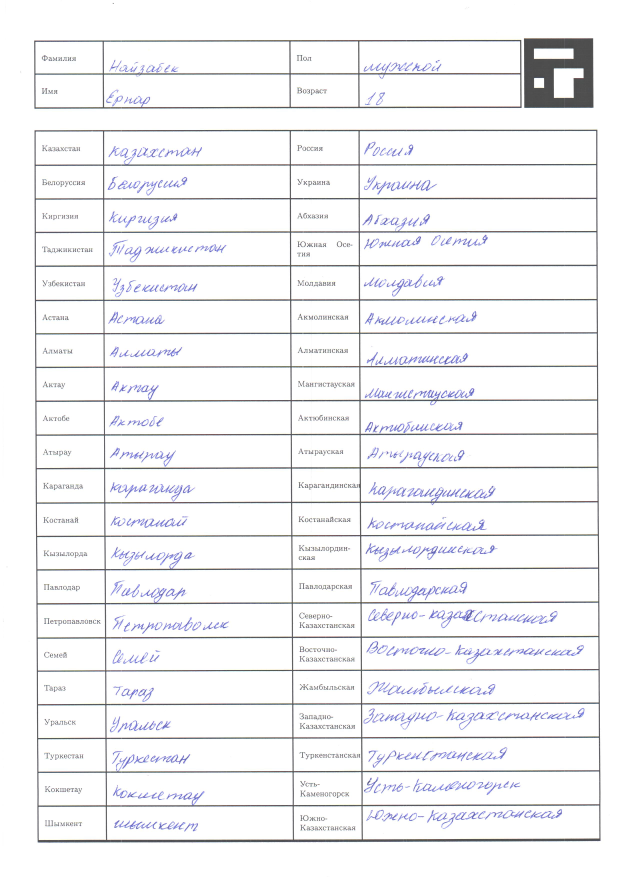
#> input picture src/data_collection/form_segmentation/imgs/20190124 001.jpg, 2480 x 3507 px (shown at 1/4 size); its folder holds only this picture in this run
$ python main.py   (older library calls are emulated)
#> lines starting #> are read from the running program, lines starting #| are printed output that depends on the picture; after the words box and inside, x2 and y2 are one past the last pixel; in counts of white or black regions, pixels touching at a corner belong together
#> further down, img is the input picture: shape (3507, 2480, 3); mean B, G, R 244.5, 242.7, 242.6
### src/data_collection/form_segmentation/image_processing.py
import cv2,os
import numpy as np
from matplotlib import pyplot as plt

# [27 lines left out: functions resize_image, show_scaled_img, not called in this run]

def blue_detection(img):
	"""
	Input:
	  img - raw color image
	Output:
	  mask - array of indeces of blue pixels
	"""
	# Convert BGR to HSV
	hsv = cv2.cvtColor(img, cv2.COLOR_BGR2HSV)
#> hsv: shape (3507, 2480, 3); mean H, S, V 24.3, 5.4, 245.5

	# define range of blue color in HSV
	lower_blue = np.array([90,30,50])
	upper_blue = np.array([135,255,255])

	mask = cv2.inRange(hsv, lower_blue, upper_blue)
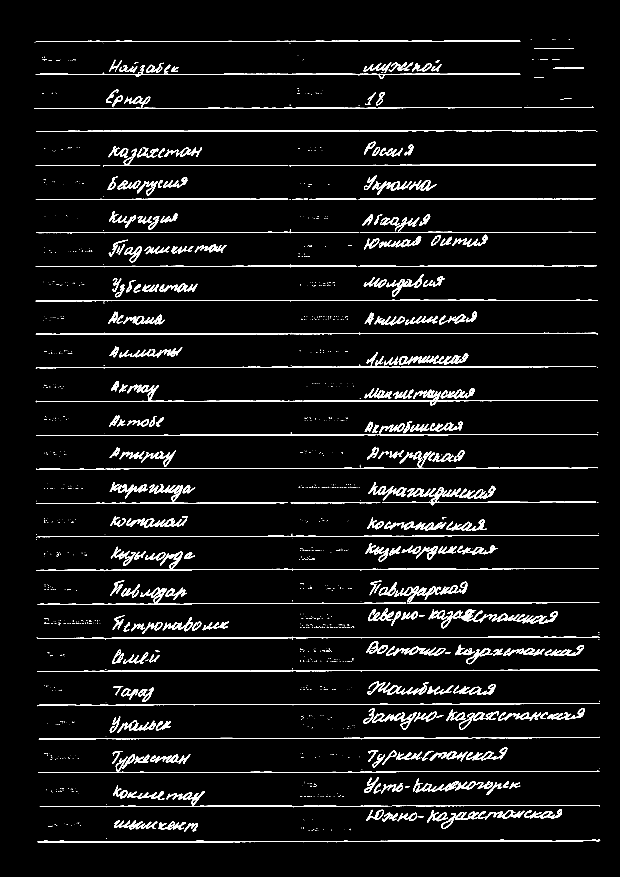
#> mask: shape (3507, 2480) (shown at 1/4 size); 4.4% white; 1547 white regions (1210 under 20 px), largest, box (x1, y1, x2, y2) and area: (151, 3359, 2401, 3371) 8354, (143, 1465, 2385, 1475) 6323, (148, 2545, 2398, 2557) 6139

	return mask

def threshold_img(img):
	"""
	This function prepares the image for table_detection process

	Input:
	  img - raw color image
	Output:
	  processed binary image
	"""
	# remove additive noise
	blur = cv2.medianBlur(img,3)
	blur = cv2.GaussianBlur(blur,(3,3),5.0)

	# remove blue stamps
	mask = blue_detection(img)
	invMask = cv2.bitwise_not(mask)
	no_blue = blur.copy()
	no_blue[invMask==0] = (255,255,255)

	gray = cv2.cvtColor(no_blue,cv2.COLOR_BGR2GRAY)
	thresh = cv2.adaptiveThreshold(gray,255,cv2.ADAPTIVE_THRESH_MEAN_C,cv2.THRESH_BINARY_INV,7,3)
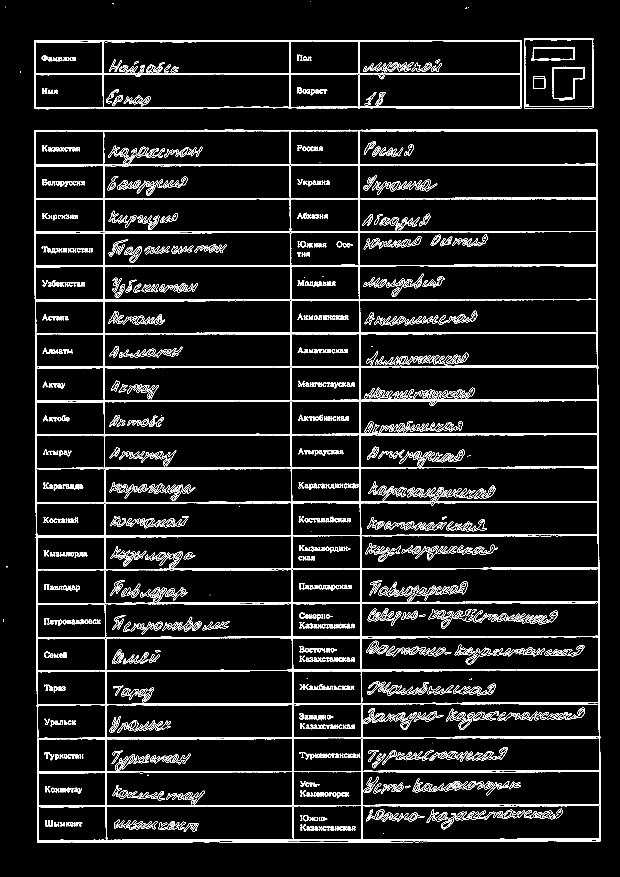
#> thresh: shape (3507, 2480) (shown at 1/4 size); 5.6% white; 2845 white regions (1425 under 20 px), largest, box (x1, y1, x2, y2) and area: (138, 518, 2403, 3372) 245281, (136, 160, 2087, 436) 27638, (2096, 153, 2375, 433) 4811
	closing = cv2.morphologyEx(thresh, cv2.MORPH_CLOSE, cv2.getStructuringElement(cv2.MORPH_CROSS,(3,1)))
#> closing: shape (3507, 2480); 5.7% white; 1797 white regions (737 under 20 px)

	# Save & display the intermediate results
	show_imgs = False
	if show_imgs:
		show_scaled_img('1: Original', img)
		show_scaled_img('2: Smoothed', blur)
		show_scaled_img('3: Blue mask', mask)
		show_scaled_img('4: No blue', no_blue)
		show_scaled_img('5: Black & White',thresh)
		show_scaled_img('6: Closing',closing)

	return closing

# [23 lines left out: function reinforce_empty_regions, not called in this run]


def pprocess_img(img):
	gray = cv2.cvtColor(img,cv2.COLOR_BGR2GRAY)

	_,thresh=cv2.threshold(gray,250,255,cv2.THRESH_BINARY)
	smoothImage = cv2.medianBlur(thresh,5)

	edges = cv2.Canny(smoothImage,50,150,apertureSize = 3)

	kernel = np.ones((9,9),np.uint8)
	dilation = cv2.dilate(edges,kernel,iterations = 1)


	height, width = dilation.shape
	# erase artefacts on edges of the page
	# TEMP: hard coding offset from the edges (it may cause problems for heavily rotated images)
	cv2.rectangle(dilation,(0,0), (50,height), 0, cv2.FILLED)
	cv2.rectangle(dilation,(width-50,0), (width,height), 0, cv2.FILLED)

	return dilation

def append_line_to_list(coordinates, candidate_coordinate, thresh=10):
	'''
	The candidate line is added to the list of coordinates only if its distance to other lines greater than thresh
	'''
	appendToList = True
	for i in range(len(coordinates)):
		if np.abs(coordinates[i]-candidate_coordinate)<thresh:
			appendToList=False
			break
	return appendToList

verLineDistThresh = 30	#in pixels
horLineDistThresh = 220 #in pixels

def filter_form_lines(img, thresh=1000):
	lines = cv2.HoughLines(img,1,np.pi/180,thresh)
	height, width = img.shape
	y = []
	x = []
	for i in range(lines.shape[0]):
		for rho,theta in lines[i]:
			a = np.cos(theta)
			b = np.sin(theta)
			x0 = a*rho
			y0 = b*rho
			x1 = int(x0 + width*(-b))
			y1 = int(y0 + height*(a))
			x2 = int(x0 - width*(-b))
			y2 = int(y0 - height*(a))
			# theta is in radians
			if (np.abs(theta-0.5*np.pi)<0.01 or np.abs(theta)<0.01):
				# vertical lines theta=1; horizontal lines theta=0
				if int(theta)==1 and y1>0:
					appendY = append_line_to_list(y,y1,verLineDistThresh)
					if (appendY):
						y.append(y1)
				elif int(theta)==0 and x1>0:
					appendX = append_line_to_list(x,x1,horLineDistThresh)
					if (appendX):
						x.append(x1)
	return np.sort(x), np.sort(y)

def segment_img(img,x,y,fname,crop_pxls=[15,15,15,15]):
	'''
	Image is segmented by straight lines crossing the entire image.
	These lines are either vertical or horizontal. Therefore, each line is represented by a single coordinate x or y.
	A lot of hard coding is going here! It is a good idea to change unnamed constants to named ones.
	'''
	_, width,_ = img.shape
	for i in range(len(y)-1):
		cv2.imwrite(os.path.join("res/",str(i)+"_"+fname),img[y[i]+crop_pxls[0]:y[i+1]-crop_pxls[1],x[0]+crop_pxls[2]:x[1]-crop_pxls[3]])
		cv2.imwrite(os.path.join("res/",str(i+21)+"_"+fname),img[y[i]+crop_pxls[0]:y[i+1]-crop_pxls[1],x[2]+crop_pxls[2]:width-crop_pxls[3]])

### src/data_collection/form_segmentation/table_processing.py
import cv2
import numpy as np

import image_processing as img_proc

# [16 lines left out: function draw_contours, not called in this run]

def warp_img_backward(raw_img, rect):
	"""
	This function estimates the warp of raw_img based on the rect and
	warps is backward

	Input:
	  raw_img - raw color image
	  rect - minAreaRect of the target object
	    (i.e. centroid, width, height, angle of rotation)
	Output:
	  warped backward image
	"""
	angle = rect[2]
	if abs(angle)<45:
		center, width, height = rect[0], rect[1][0],rect[1][1]
	else:
		center, height, width = rect[0],rect[1][0],rect[1][1]
		angle = 90.0+angle

	x1,x2 = abs(int(center[0]-width*0.5)), abs(int(center[0]+width*0.5))
	y1,y2 = abs(int(center[1]-height*0.5)),abs(int(center[1]+height*0.5))
	M = cv2.getRotationMatrix2D(center,angle,scale=1)
	dst = cv2.warpAffine(raw_img,M,(raw_img.shape[1], raw_img.shape[0]))

	return dst[y1:y2, x1:x2]

# [137 lines left out: functions get_cells, get_cell, clean_cell, align_coords, smooth_coords, recover_tbl_struct, not called in this run]

def retrieve_tables(raw_img, tbl_min_cnt_area):
	"""
	Retrieve Regions Of Interest (ROIs)

	Input:
	  raw_img - raw color image
	  tbl_min_cnt_area - a threshold,
	    i.e. contours with area less than thr are discarded
	Output:
	  list of table regions cut from the input image
	"""
	img = img_proc.threshold_img(raw_img)
	# Find all parent contours (level zero contours)
	_,contours,_ = cv2.findContours(img,cv2.RETR_EXTERNAL,cv2.CHAIN_APPROX_SIMPLE)
#> contours = 52 contours, 44 with area under 20; largest, box (x1, y1, x2, y2) and area: (138, 518, 2403, 3372) 6399912, (136, 160, 2087, 436) 524703, (2096, 153, 2375, 433) 76670, (877, 3367, 1680, 3371) 506, (292, 3369, 771, 3372) 292, (1706, 3365, 2192, 3368) 177, (384, 434, 813, 436) 24, (1584, 432, 1810, 434) 23
	feasible_cnts = []
	for cnt in contours:
		area = cv2.contourArea(cnt)
		if (area>tbl_min_cnt_area):
			print("Contour area %f"%(area))
			rect = cv2.minAreaRect(cnt)
			feasible_cnts.append(rect)
#> this loop made 52 passes
#> (area, rect) on pass 14: (6399911.5, ((1269.1, 1943), (2253.9, 2854.3), -0.239))
#> (printed output is left out)
#> after the loop, feasible_cnts = [((1269.1, 1943), (2253.9, 2854.3), -0.239)]
	tables = []
	for rect in feasible_cnts:
		tbl = warp_img_backward(raw_img, rect)
		tables.append(tbl)
#> this loop made 1 pass
#> (rect, angle in warp_img_backward, width in warp_img_backward, height in warp_img_backward, x1 in warp_img_backward, x2 in warp_img_backward, y1 in warp_img_backward, y2 in warp_img_backward) on pass 1: (((1269.1, 1943), (2253.9, 2854.3), -0.239), -0.239, 2253.9, 2854.3, 142, 2396, 515, 3370)
#> pass 1, in retrieve_tables, `tbl = warp_img_backward(raw_img, rect)`:
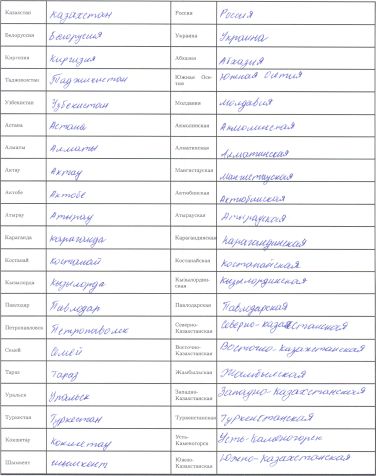
#> tbl: shape (2855, 2254, 3) (shown at 1/6 size); mean B, G, R 243.5, 241.2, 241.1
#> after the loop, tables = 1 item

	return tables

# [10 lines that do not run on import are left out]
		#txt = getCellContent(img,'6')
		#print (fn.split('.')[0].split('_')[-1], txt)

### src/data_collection/form_segmentation/misc.py
import os
import numpy as np

def get_file_names(path):
	"""
	Input: path to the directory
	Output: list of files
	"""
	fnames = []
	if os.path.exists(path):
		fnames = os.listdir(path)
	else:
		print ('Directory does not exist: ', path)
	fnames.sort()
	return fnames


IMAGE_DIR = './imgs/'
files = get_file_names(IMAGE_DIR)
print(files)

### src/data_collection/form_segmentation/main.py
# -*- coding: utf-8 -*-
import os
import cv2

import image_processing as img_proc
import table_processing as tbl_proc
import misc

# parameter initialization
IMAGE_DIR = './imgs/'
RESULT_DIR = './res/'

if not os.path.exists(RESULT_DIR):
    os.makedirs(RESULT_DIR)

img_names = misc.get_file_names(IMAGE_DIR)

######################## TABLE_PROC_FREE_PARAMETERS #######################
TABLE_MIN_CONTOUR_AREA = 600000
ROW_MIN_CELL_NUM = 3
############################ END_FREE_PARAMETERS ##########################

for filename in os.listdir(IMAGE_DIR):
	if filename.endswith(".png") or filename.endswith(".jpg"):
		img_name = os.path.join(IMAGE_DIR, filename)
	else:
		continue
	print ('\n%s'%(img_name))

	# load an input image
	img = cv2.imread(img_name)
	#img = img_proc.reinforce_empty_regions(img,quantile=0.08)

	# retrieve tables
	ROIs = tbl_proc.retrieve_tables(img,TABLE_MIN_CONTOUR_AREA)
#> ROIs = 1 item
	print("Number of tables: %d" %(len(ROIs)))
#| Number of tables: 1

	# loop over all tables
	for k,roi in enumerate(ROIs):
		print ('\tROI_'+str(k)+': '+str(roi.shape))
		ppImg = img_proc.pprocess_img(roi)
		# get the list of horizontal and vertical lines
		x,y = img_proc.filter_form_lines(ppImg,1800)

		if (x.shape[0]==3 and y.shape[0]==22):
			img_proc.segment_img(roi,x,y,img_name.split('/')[2])
		print (x.shape, y.shape)
		height, width = ppImg.shape
		for i in range(len(y)):
			cv2.line(roi,(0,y[i]),(width,y[i]),(255,0,255),2)
		for i in range(len(x)):
			cv2.line(roi,(x[i],0),(x[i],height),(255,0,255),2)
		cv2.imwrite(os.path.join(RESULT_DIR,img_name.split('/')[2].split('.')[0]+ '_houghlines.png'),roi)
#> this loop made 1 pass
#> (height, width, x) on pass 1: (2855, 2254, [270, 1018, 1304])
#> (printed output is left out)
#> pass 1, in pprocess_img, `smoothImage = cv2.medianBlur(thresh,5)`:
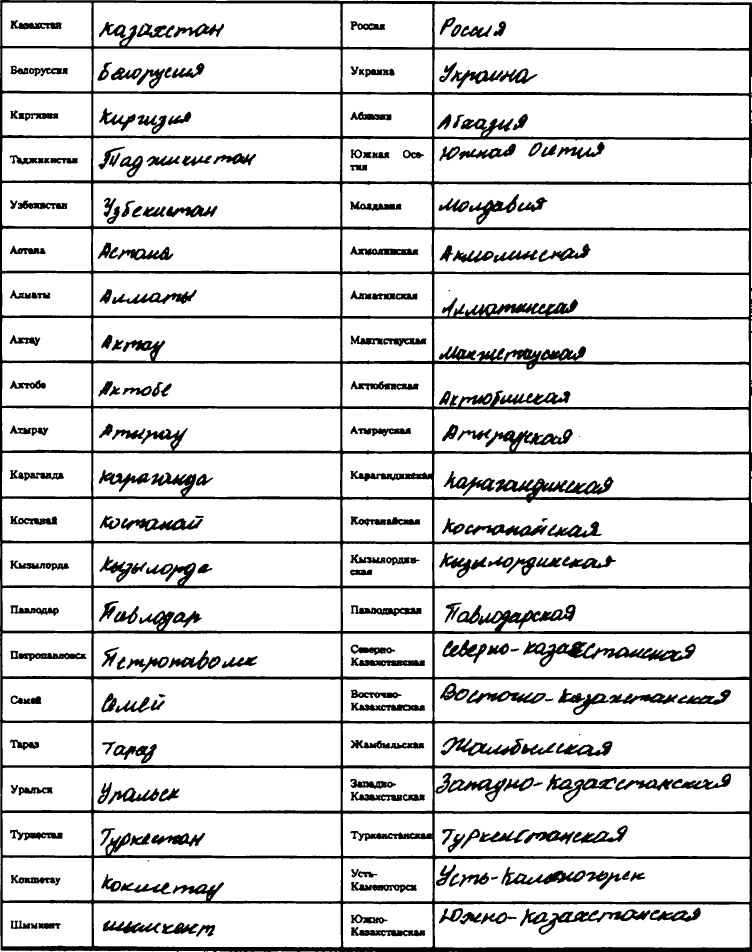
#> smoothImage: shape (2855, 2254) (shown at 1/3 size); 85.4% white; 231 black regions (7 under 20 px), largest, box (x1, y1, x2, y2) and area: (0, 0, 2254, 2855) 556179, (1569, 1924, 2087, 2001) 12028, (1616, 2728, 1951, 2804) 6138
#> pass 1, in pprocess_img, `edges = cv2.Canny(smoothImage,50,150,apertureSize = 3)`:
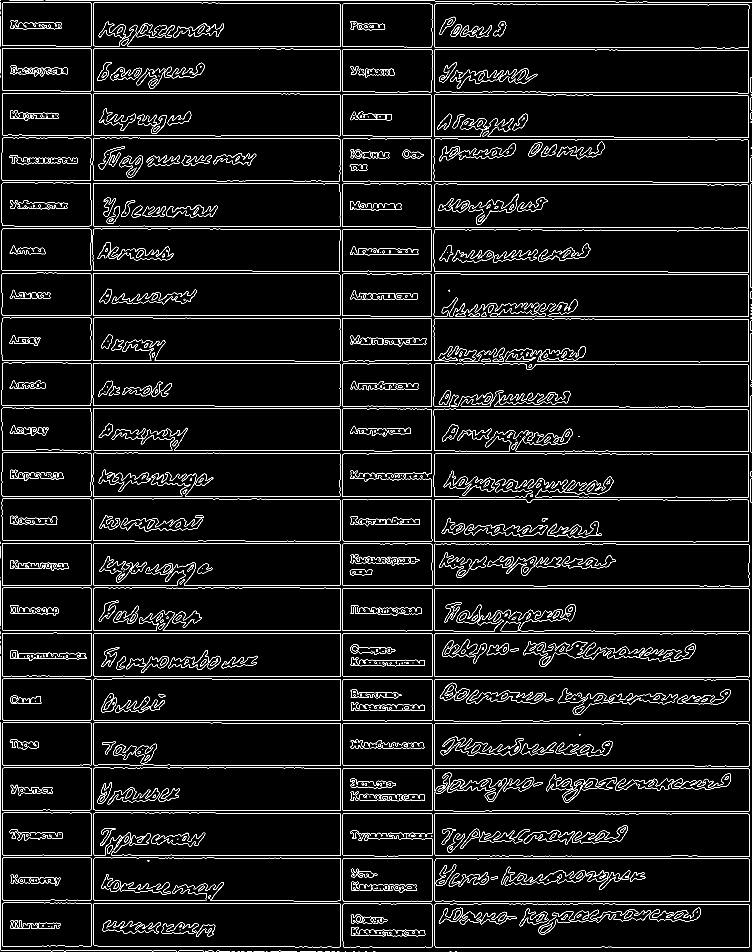
#> edges: shape (2855, 2254) (shown at 1/3 size); 3.6% white in thin lines or dots
#> after the loop:
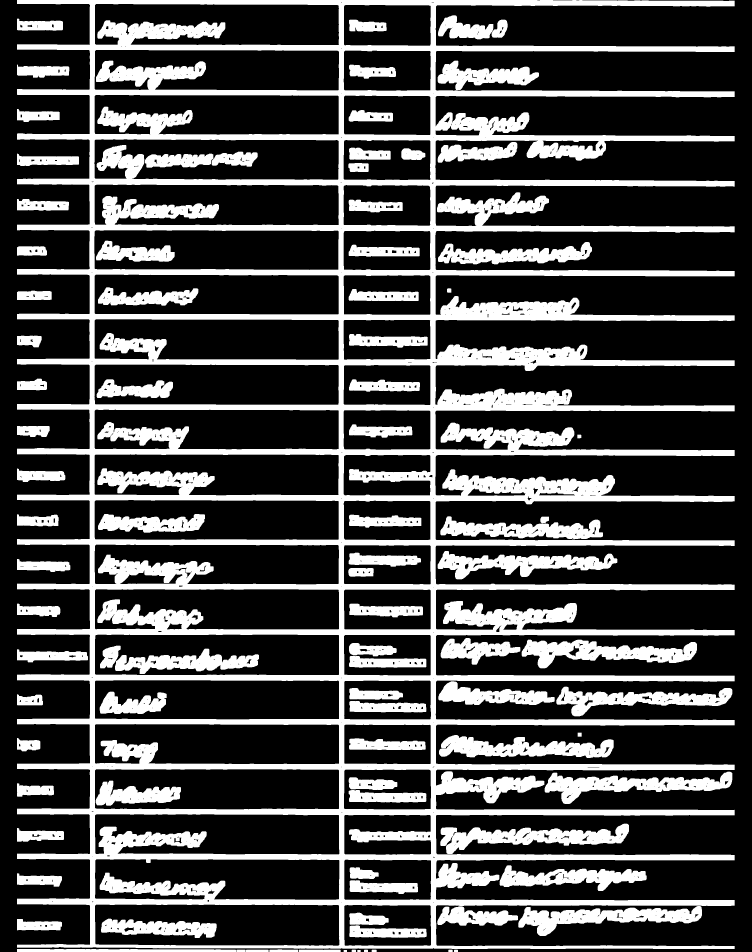
#> ppImg: shape (2855, 2254) (shown at 1/3 size); 28% white; 91 white regions, largest, box (x1, y1, x2, y2) and area: (51, 0, 2204, 2847) 1231004, (1321, 2471, 1887, 2562) 22825, (1565, 1919, 2091, 2005) 22455

	if (False):
		img_proc.show_scaled_img('Original image',img)
		for i,roi in enumerate(ROIs):
			img_proc.show_scaled_img('Table #%d' %(i),roi)

$ run again, on src/data_collection/form_segmentation/imgs/20190124 002.jpg
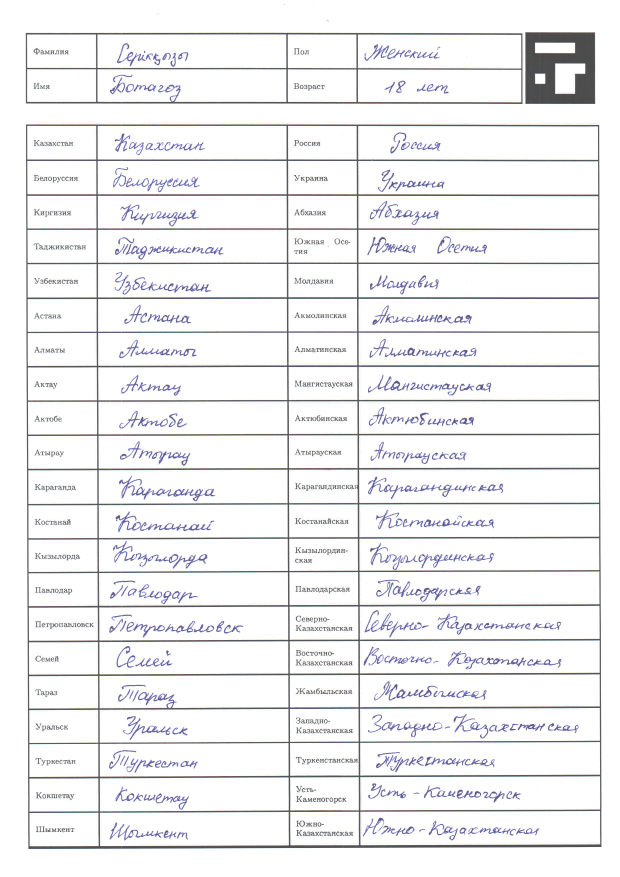
#> input picture src/data_collection/form_segmentation/imgs/20190124 002.jpg, 2480 x 3507 px (shown at 1/4 size)
#> img is the input picture: shape (3507, 2480, 3); mean B, G, R 241.7, 240, 239.9
#> hsv: shape (3507, 2480, 3); mean H, S, V 26.7, 6, 242.7
#> in blue_detection, `mask = cv2.inRange(hsv, lower_blue, upper_blue)`:
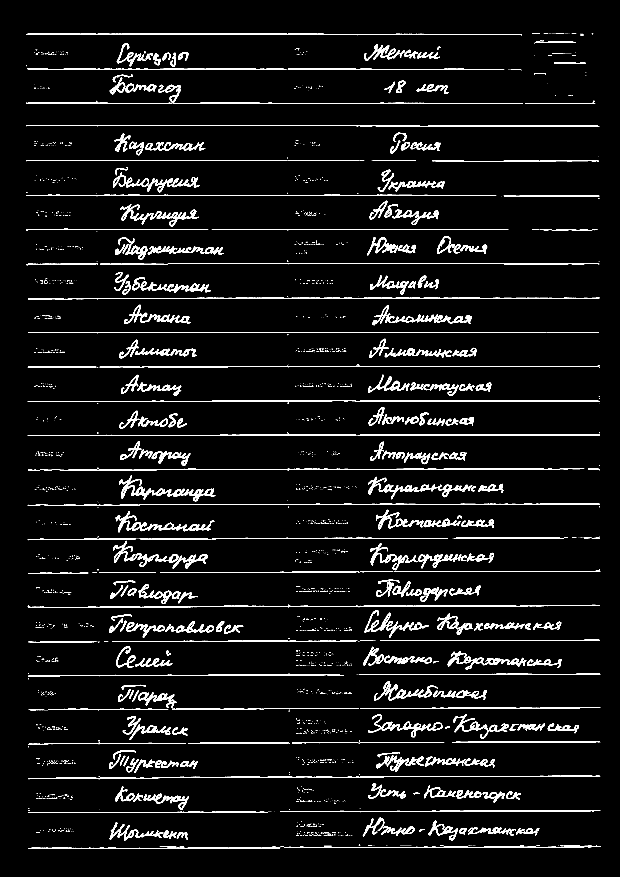
#> mask: shape (3507, 2480) (shown at 1/4 size); 4.8% white; 2941 white regions (2503 under 20 px), largest, box (x1, y1, x2, y2) and area: (113, 3103, 2401, 3117) 6069, (1472, 1907, 1889, 1997) 5816, (112, 2420, 2400, 2432) 5696
#> closing: shape (3507, 2480); 6.4% white; 2276 white regions (1284 under 20 px)
#> contours = 366 contours, 326 with area under 20; largest, box (x1, y1, x2, y2) and area: (103, 497, 2406, 3397) 6187910, (103, 131, 2091, 417) 553910, (2100, 129, 2382, 417) 78004, (1528, 1656, 1615, 1700) 1338, (1837, 1668, 1897, 1702) 1236
#> the loop in retrieve_tables, `for cnt in contours:` made 366 passes
#> (area, rect) on pass 225: (6187910.5, ((1254.2, 1943.6), (2294.2, 2899.2), -0.172))
#> (printed output is left out)
#> after the loop in retrieve_tables, `for cnt in contours:`: feasible_cnts = [((1254.2, 1943.6), (2294.2, 2899.2), -0.172)]
#> the loop in retrieve_tables, `for rect in feasible_cnts:` made 1 pass
#> (rect, angle in warp_img_backward, width in warp_img_backward, height in warp_img_backward, x1 in warp_img_backward, x2 in warp_img_backward, y1 in warp_img_backward, y2 in warp_img_backward) on pass 1: (((1254.2, 1943.6), (2294.2, 2899.2), -0.172), -0.172, 2294.2, 2899.2, 107, 2401, 493, 3393)
#> after the loop in retrieve_tables, `for rect in feasible_cnts:`: tables = 1 item
#| Number of tables: 1
#> the loop `for k,roi in enumerate(ROIs):` made 1 pass
#> (height, width, x) on pass 1: (2900, 2294, [277, 1039, 1319])
#> (printed output is left out)
#> after the loop `for k,roi in enumerate(ROIs):`:
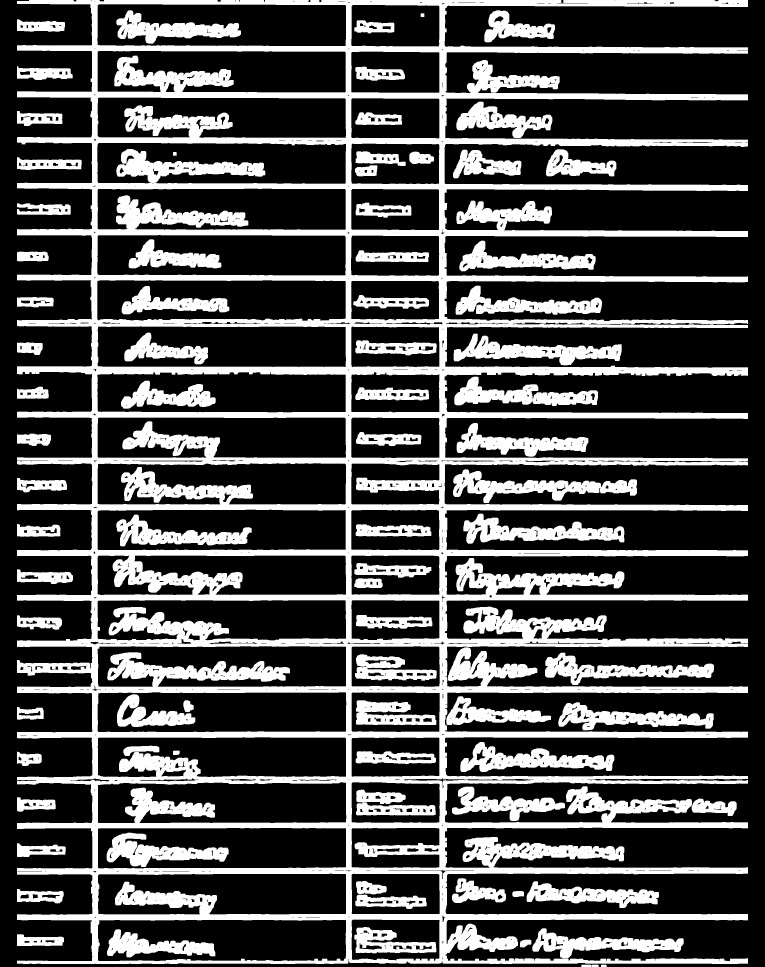
#> ppImg: shape (2900, 2294) (shown at 1/3 size); 29.5% white; 83 white regions, largest, box (x1, y1, x2, y2) and area: (51, 0, 2244, 2892) 1345156, (1359, 1408, 1911, 1509) 21369, (1361, 1001, 1865, 1096) 19704
